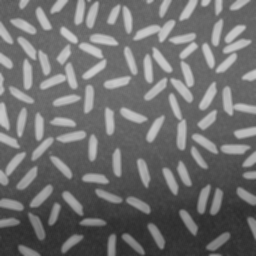
#> input picture assignment1/images/rice.png, 256 x 256 px
$ jupyter execute sharpening.ipynb
#> lines starting #> are read from the running program, lines starting #| are printed output that depends on the picture
## 1. Filtering
### 1.2. Sharpening

[cell 1]
import cv2
import math
import numpy as np
import matplotlib.pyplot as plt

[cell 2]
plt.figure(figsize=(20, 20))

# Original clean rice image (in Gray)
img = cv2.imread('./images/rice.png', cv2.IMREAD_GRAYSCALE)
#> img is the input picture: shape (256, 256); min 44, max 204, mean 111.2

# Sharpen rice image using Box Filter 5x5
img_box = cv2.boxFilter(img, -1, (5, 5))
img_box_sharp = cv2.add(img, cv2.subtract(img, img_box))

# Sharpen rice image using Gaussian Filter 5x5 with variance 2
img_gaussian = cv2.GaussianBlur(img, (5, 5), math.sqrt(2))
img_gaussian_sharp = cv2.add(img, cv2.subtract(img, img_gaussian))

plt.subplot(131), plt.imshow(img, cmap='gray')
plt.title('Original'), plt.axis('off')
plt.subplot(132), plt.imshow(img_box_sharp, cmap='gray')
plt.title('Sharpened using Box Filter 5x5 Blur'), plt.axis('off')
plt.subplot(133), plt.imshow(img_gaussian_sharp, cmap='gray')
plt.title('Sharpened using Gaussian Filter 5x5 Blur'), plt.axis('off')

# Display all images
plt.show()
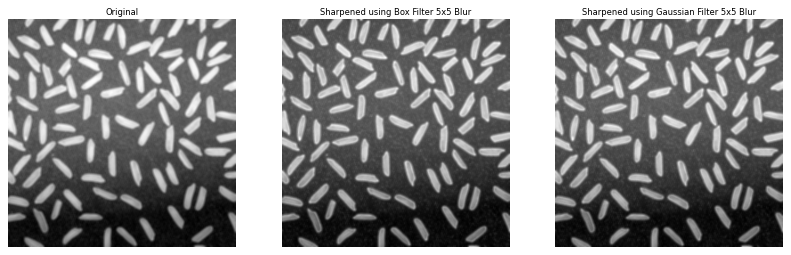
#> figure drawn by matplotlib, 3 panels

[cell 3]
plt.figure(figsize=(20, 20))

# Original clean rice image (in Gray)
img = cv2.imread('./images/rice.png', cv2.IMREAD_GRAYSCALE)

# Sharpen rice image using Box Filter 5x5
img_box = cv2.boxFilter(img, -1, (5, 5))
img_box_details = cv2.subtract(img, img_box)
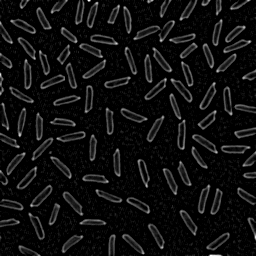
#> img_box_details: shape (256, 256); min 0, max 39, mean 2.4; drawn with min black and max white

# Sharpen rice image using Gaussian Filter 5x5 with variance 2
img_gaussian = cv2.GaussianBlur(img, (5, 5), math.sqrt(2))
img_gaussian_details = cv2.subtract(img, img_gaussian)

plt.subplot(121), plt.imshow(img_box_details, cmap='gray')
plt.title('Details using Box Filter 5x5 Blur'), plt.axis('off')
plt.subplot(122), plt.imshow(img_gaussian_details, cmap='gray')
plt.title('Details using Gaussian Filter 5x5 Blur'), plt.axis('off')

# Display all images
plt.show()
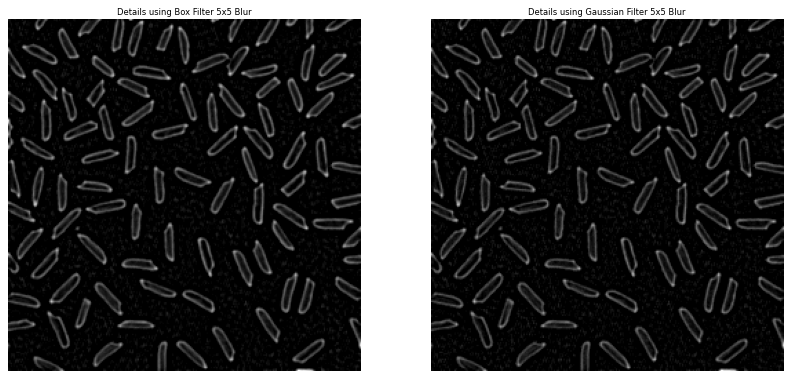
#> figure drawn by matplotlib, 2 panels
